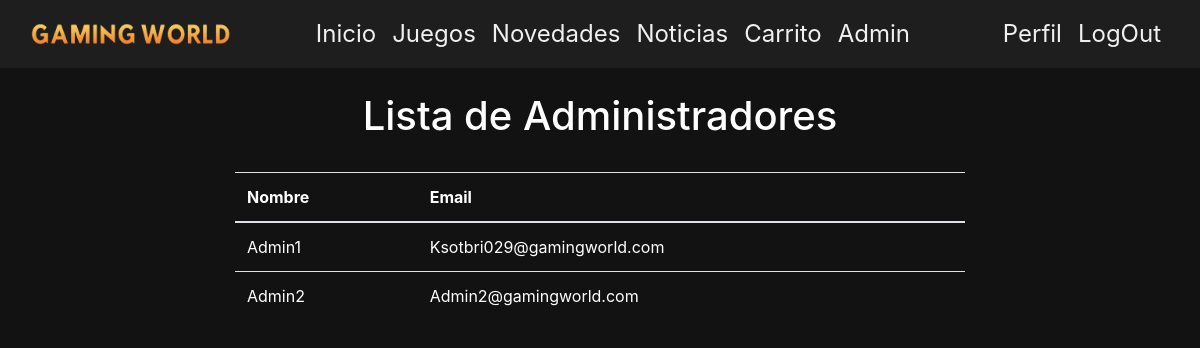
The page /Web/Admin/ListarAdministradores.php (signed in) on the database as committed earlier.
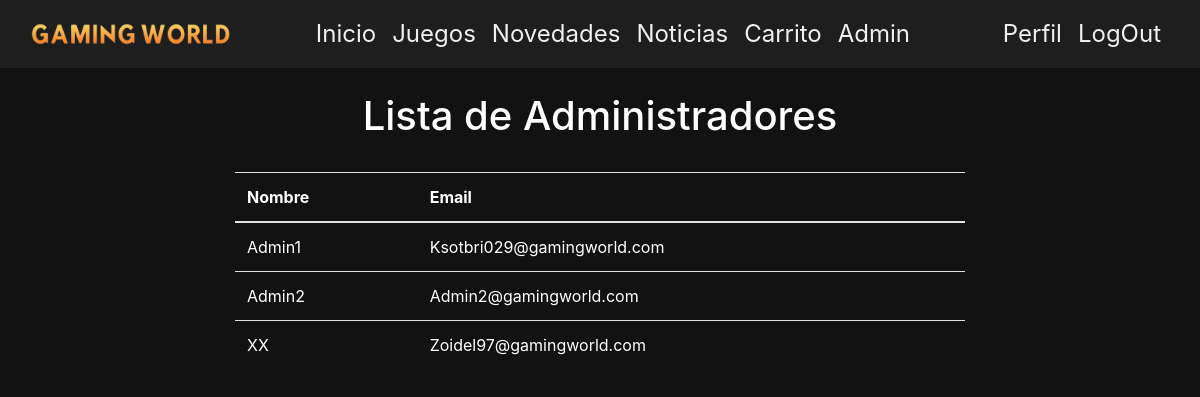
The same page on the database as committed later.
### tables this page shows
CREATE TABLE `usuarios` (
  `UsuarioID` int(11) NOT NULL,
  `Email` varchar(45) NOT NULL,
  `Password` varchar(25) NOT NULL,
  `Alias` varchar(25) NOT NULL,
  `Tipo` varchar(25) NOT NULL
);

### Web/Admin/ListarAdministradores.php (the view, shortened to what this page needs)
<!DOCTYPE html>
<html lang="es">
<head>
    <link href="https://stackpath.bootstrapcdn.com/bootstrap/4.5.2/css/bootstrap.min.css" rel="stylesheet">
</head>
<body class="text-white">
<?php
require '../Menus/menu2.php';
if (!isset($_SESSION['tipo_usuario']) || $_SESSION['tipo_usuario'] !== "administrador") {
    require '../PaginasAdicionales/PersonalAutorizado.php';
} else {
?>
<h1 class="text-center text-white mt-4">Lista de Administradores</h1>
<div class="container">
    <div class="row justify-content-center">
        <div class="col-md-8 mt-4">
            <table class="table text-white">
                <thead>
                    <tr>
                        <th scope="col">Nombre</th>
                        <th scope="col">Email</th>
                    </tr>
                </thead>
                <tbody>
                <?php
                try {
                    require '../bd.php';
                    $sel = "SELECT * FROM `usuarios` WHERE `Tipo` = 'administrador'";
                    $resul = $bd->query($sel);
                    if ($resul) {
                        foreach ($resul as $res) {
                            echo '<tr>';
                            echo "<td>" . $res['Alias'] . "</td>";
                            echo "<td>" . $res['Email'] . "</td>";
                            echo '</tr>';
                        }
                    }
                } catch (PDOException $e) {
                    echo '<tr><td colspan="2">' . $e->getMessage() . '</td></tr>';
                }
                ?>
                </tbody>
            </table>
        </div>
    </div>
</div>
<?php
}
?>
</body>
</html>

Rows that differ between the two databases and show on the page:
added usuarios: Alias "XX", Email "Zoidel97@gamingworld.com"
